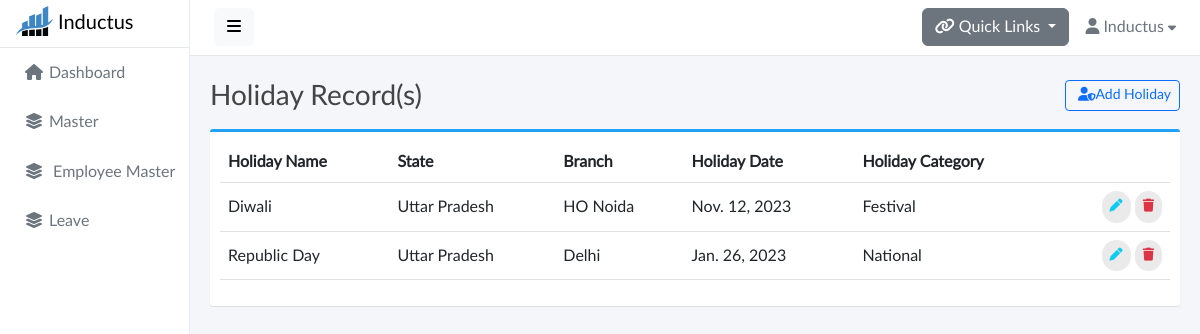
The app's page /master/holiday-master/ (signed in), older data.
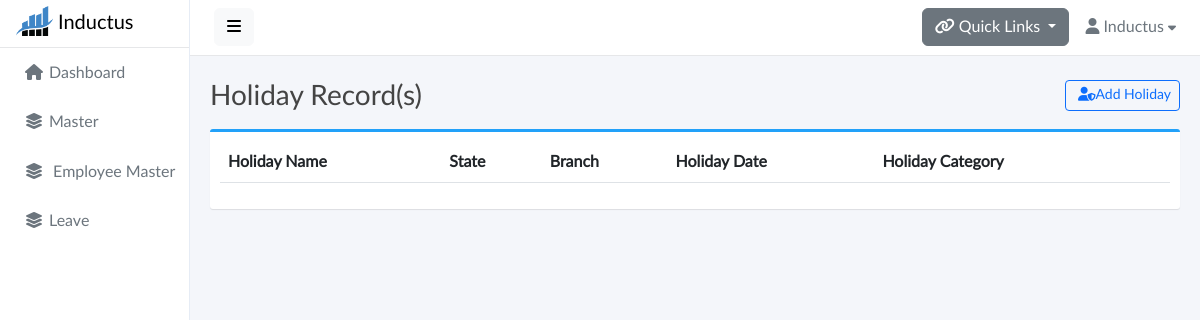
The same page, newer data.
### base/models.py (models this page shows, shortened)
class Holiday(models.Model):
    HOLIDAY_CHOICES = (
        ('National','National'),
        ('Festival' , 'Festival')
    )
    id = models.CharField(max_length=25,primary_key=True,default=generate_unique_id,editable=False)
    holiday_name = models.CharField(max_length=50)
    state = models.CharField(max_length=50,choices=STATE_CHOICES,blank=True,null=True)
    branch = models.ForeignKey(Branch,on_delete=models.CASCADE)
    holiday_date = models.DateField()
    holiday_category = models.CharField(max_length=50,choices=HOLIDAY_CHOICES)

class Branch(models.Model):
    id = models.CharField(default=generate_unique_id,primary_key=True,editable=False,max_length=25)
    branch_name = models.CharField(max_length=100,unique=True)
    branch_code = models.CharField(max_length=100,unique=True)
    address = models.CharField(max_length=200,blank=True,null=True)
    tehsil = models.CharField(max_length=100,blank=True,null=True)
    district = models.CharField(max_length=100,blank=True,null=True)
    city = models.CharField(max_length=50,blank=True,null=True)
    state = models.CharField(max_length=50,choices=STATE_CHOICES,blank=True,null=True)
    country = CountryField(blank_label="(select country)")
    status = models.BooleanField()
    def __str__(self):
        return self.branch_name

### base/views.py (the view)
# urls.py: path('master/holiday-master/',views.HolidayMaterView,name="holiday-master"),
@login_required(login_url='signin')
def HolidayMaterView(request):
    holidays_records = Holiday.objects.all()
    if request.method == 'POST':
        holiday_form = HolidayMasterForm(data=request.POST)
        if holiday_form.is_valid():
            holiday_form.save()
            messages.success(request, "Holiday added successfully.")
            return redirect('holiday-master')
    else:
        holiday_form = HolidayMasterForm()
    context = {
        'holidays_records': holidays_records,
        'holiday_form' : holiday_form
    }
    return render(request,'holiday_master.html',context)

### base/models.py (called while the page is built)
def generate_unique_id():
    return nanoid.generate(size=25)

### base/templates/holiday_master.html (shortened to what this page needs)
{% extends 'base.html' %} {% load static %}
{% block start %}
<div class="content">
  <div class="container">
    <div class="page-title">
      <h3>
        Holiday Record(s)
        <button
          type="button"
          class="btn btn-sm btn-outline-primary float-end"
          data-bs-toggle="modal"
          data-bs-target="#exampleModal"
        >
          &nbsp;<i class="fas fa-user-shield"></i>Add Holiday
        </button>
      </h3>
    </div>
    <div class="box box-primary">
      <div class="box-body">
        <table width="100%" class="table table-hover" id="dataTables-example">
          <thead>
            <tr>
              <th>Holiday Name</th>
              <th>State</th>
              <th>Branch</th>
              <th>Holiday Date</th>
              <th>Holiday Category</th>
              <th></th>
            </tr>
          </thead>
          <tbody>
            {% for holiday in holidays_records %}
            <tr>
              <td>{{holiday.holiday_name}}</td>
              <td>{{holiday.state}}</td>
              <td>{{holiday.branch}}</td>
              <td>{{holiday.holiday_date}}</td>
              <td>{{holiday.holiday_category}}</td>
              <td class="text-end">
                <a
                  href=""
                  class="btn btn-outline-info btn-rounded"
                  data-bs-toggle="modal"
                  data-bs-target="#editholidayModal{{holiday.id}}"
                  ><i class="fas fa-pen"></i
                ></a>
                <a
                  class="btn btn-outline-danger btn-rounded"
                  data-bs-toggle="modal"
                  data-bs-target="#deleteholidayModal{{holiday.id}}"
                >
                  <i class="fas fa-trash"></i>
                </a>
              </td>
            </tr>
            {% endfor %}
          </tbody>
        </table>
      </div>
    </div>
  </div>
</div>
{% endblock %}

Row changes from the older to the newer data that the page shows:
removed Holiday: holiday_name "Diwali", state "Uttar Pradesh", branch "HO Noida", holiday_date "Nov. 12, 2023", holiday_category "Festival"
removed Holiday: holiday_name "Republic Day", state "Uttar Pradesh", branch "Delhi", holiday_date "Jan. 26, 2023", holiday_category "National"
